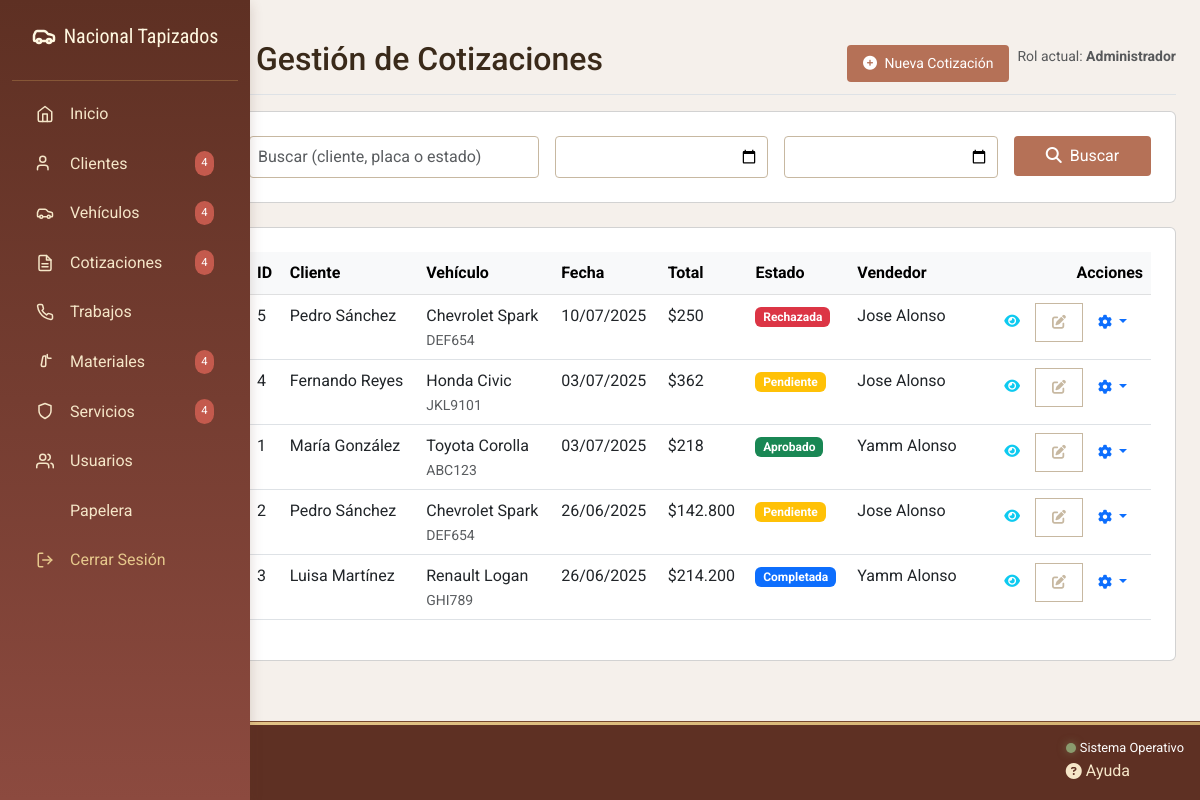
The app's page /admin/formularios/cotizaciones/index.php (signed in), older data.
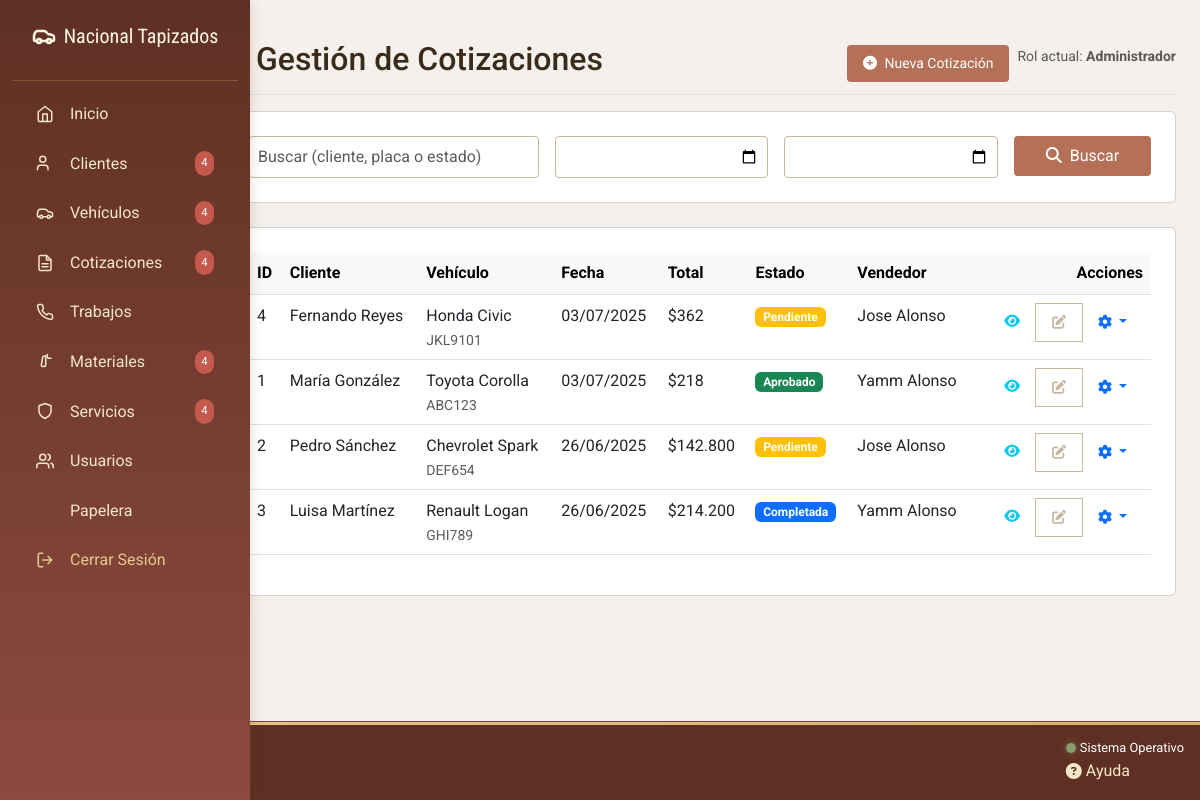
The same page, newer data.
### tables this page shows
CREATE TABLE `cotizaciones` (
  `id_cotizacion` int(11) NOT NULL,
  `id_usuario` int(11) NOT NULL,
  `id_cliente` int(11) NOT NULL,
  `id_vehiculo` int(11) NOT NULL,
  `fecha_cotizacion` timestamp NOT NULL DEFAULT current_timestamp() ON UPDATE current_timestamp(),
  `subtotal_cotizacion` decimal(10,2) NOT NULL,
  `valor_adicional` decimal(10,2) DEFAULT 0.00,
  `iva` decimal(5,2) NOT NULL,
  `total_cotizacion` decimal(10,2) NOT NULL,
  `estado_cotizacion` enum('Pendiente','Aprobado','Rechazada','Completada') NOT NULL,
  `notas_cotizacion` text NOT NULL,
  `activo` tinyint(1) NOT NULL DEFAULT 1
);

CREATE TABLE `clientes` (
  `id_cliente` int(11) NOT NULL,
  `nombre_cliente` varchar(50) NOT NULL,
  `correo_cliente` varchar(70) NOT NULL,
  `telefono_cliente` varchar(25) NOT NULL,
  `direccion_cliente` text NOT NULL,
  `fecha_registro` timestamp NOT NULL DEFAULT current_timestamp() ON UPDATE current_timestamp(),
  `notas_cliente` text NOT NULL,
  `activo` tinyint(1) NOT NULL DEFAULT 1
);

CREATE TABLE `vehiculos` (
  `id_vehiculo` int(11) NOT NULL,
  `marca_vehiculo` varchar(50) NOT NULL,
  `modelo_vehiculo` varchar(50) NOT NULL,
  `placa_vehiculo` varchar(20) NOT NULL,
  `notas_vehiculo` text NOT NULL,
  `activo` tinyint(1) NOT NULL DEFAULT 1
);

CREATE TABLE `usuarios` (
  `id_usuario` int(11) NOT NULL,
  `id_rol` int(11) NOT NULL,
  `username_usuario` varchar(50) NOT NULL,
  `contrasena_usuario` varchar(255) NOT NULL,
  `nombre_completo` varchar(70) NOT NULL,
  `correo_usuario` varchar(70) NOT NULL,
  `telefono_usuario` varchar(25) NOT NULL,
  `fecha_creacion` timestamp NOT NULL DEFAULT current_timestamp() ON UPDATE current_timestamp(),
  `activo_usuario` enum('Activo','Inactivo') NOT NULL,
  `ultima_actividad` datetime NOT NULL,
  `activo` tinyint(1) NOT NULL DEFAULT 1
);

### admin/formularios/cotizaciones/index.php (the view, shortened to what the changed rows need)
<?php
require_once __DIR__ . '/../../../php/conexion.php';
$pagina = max(1, intval($_GET['pagina'] ?? 1));
$porPagina = 10;
$sql = "SELECT c.*, cl.nombre_cliente, v.marca_vehiculo, v.modelo_vehiculo, v.placa_vehiculo,
        u.nombre_completo as nombre_usuario
        FROM cotizaciones c
        JOIN clientes cl ON c.id_cliente = cl.id_cliente
        JOIN vehiculos v ON c.id_vehiculo = v.id_vehiculo
        JOIN usuarios u ON c.id_usuario = u.id_usuario";
$params = [];
$offset = ($pagina - 1) * $porPagina;
$sql .= " ORDER BY c.fecha_cotizacion DESC LIMIT $offset, $porPagina";
$stmt = $conex->prepare($sql);
$stmt->execute($params);
$cotizaciones = $stmt->fetchAll();
require_once __DIR__ . '/../../includes/head.php';
?>
<body class="bg-light">
    <div class="container-fluid">
        <div class="row">
            <main class="col-md-9 ms-sm-auto col-lg-10 px-md-4 py-4">
                <div class="d-flex justify-content-between flex-wrap flex-md-nowrap align-items-center pt-3 pb-2 mb-3 border-bottom">
                    <h1 class="h2">
                        <i class="fas fa-file-invoice-dollar me-2"></i>Gestión de Cotizaciones
                    </h1>
                </div>
                <div class="card">
                    <div class="card-body">
                        <div class="table-responsive">
                            <table class="table table-hover">
                                <thead class="table-light">
                                    <tr>
                                        <th>ID</th>
                                        <th>Cliente</th>
                                        <th>Vehículo</th>
                                        <th>Fecha</th>
                                        <th>Total</th>
                                        <th>Estado</th>
                                        <th>Vendedor</th>
                                        <th class="text-end">Acciones</th>
                                    </tr>
                                </thead>
                                <tbody>
                                    <?php if (count($cotizaciones) > 0): ?>
                                        <?php foreach ($cotizaciones as $cotizacion): ?>
                                            <tr>
                                                <td><?= $cotizacion['id_cotizacion'] ?></td>
                                                <td><?= htmlspecialchars($cotizacion['nombre_cliente']) ?></td>
                                                <td>
                                                    <?= htmlspecialchars($cotizacion['marca_vehiculo']) ?>
                                                    <?= htmlspecialchars($cotizacion['modelo_vehiculo']) ?>
                                                    <small class="text-muted d-block"><?= htmlspecialchars($cotizacion['placa_vehiculo']) ?></small>
                                                </td>
                                                <td><?= date('d/m/Y', strtotime($cotizacion['fecha_cotizacion'])) ?></td>
                                                <td>$<?= number_format($cotizacion['total_cotizacion'], 0, ',', '.') ?></td>
                                                <td>
                                                    <span class="badge bg-<?=
                                                        $cotizacion['estado_cotizacion'] == 'Aprobado' ? 'success' :
                                                        ($cotizacion['estado_cotizacion'] == 'Rechazada' ? 'danger' :
                                                        ($cotizacion['estado_cotizacion'] == 'Completada' ? 'primary' : 'warning'))
                                                    ?>">
                                                        <?= $cotizacion['estado_cotizacion'] ?>
                                                    </span>
                                                </td>
                                                <td><?= htmlspecialchars($cotizacion['nombre_usuario']) ?></td>
                                                <td class="text-end">
                                                    <div class="btn-group" role="group">
                                                        <a href="ver.php?id=<?= $cotizacion['id_cotizacion'] ?>" class="btn btn-sm btn-outline-info">
                                                            <i class="fas fa-eye"></i>
                                                        </a>
                                                        <a href="editar.php?id=<?= $cotizacion['id_cotizacion'] ?>" class="btn btn-sm btn-outline-secondary">
                                                            <i class="fas fa-edit"></i>
                                                        </a>
                                                        <div class="btn-group">
                                                            <button type="button" class="btn btn-sm btn-outline-primary dropdown-toggle" data-bs-toggle="dropdown">
                                                                <i class="fas fa-cog"></i>
                                                            </button>
                                                        </div>
                                                    </div>
                                                </td>
                                            </tr>
                                        <?php endforeach; ?>
                                    <?php else: ?>
                                        <tr>
                                            <td colspan="8" class="text-center py-4">No se encontraron cotizaciones</td>
                                        </tr>
                                    <?php endif; ?>
                                </tbody>
                            </table>
                        </div>
                    </div>
                </div>
            </main>
        </div>
    </div>
</body>
</html>

Row changes from the older to the newer data that the page shows:
removed cotizaciones: id_cotizacion "5", id_cliente.nombre_cliente "Pedro Sánchez", id_vehiculo.marca_vehiculo "Chevrolet", id_vehiculo.modelo_vehiculo "Spark", id_vehiculo.placa_vehiculo "DEF654", fecha_cotizacion "10/07/2025", total_cotizacion "250", estado_cotizacion "Rechazada", id_usuario.nombre_completo "Jose Alonso"
